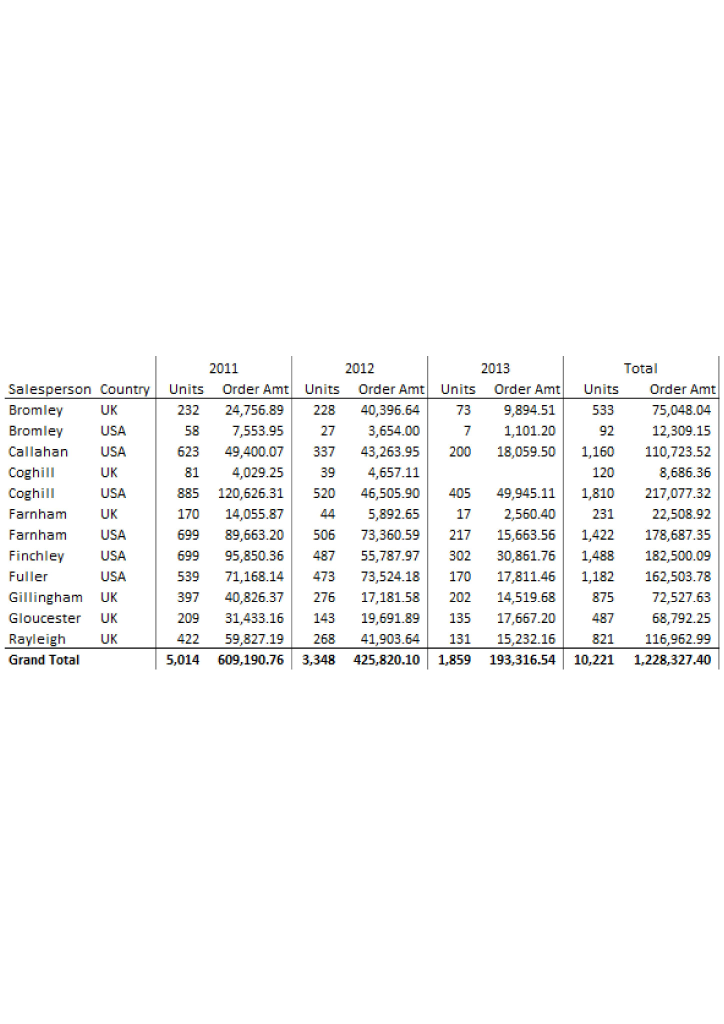
#> input picture image-orc/Page_1.jpg, 2893 x 4094 px (shown at 1/4 size)
$ jupyter execute --allow-errors Table-ocr.ipynb   (shell and % lines are left out)
#> lines starting #> are read from the running program, lines starting #| are printed output that depends on the picture; after the words box and inside, x2 and y2 are one past the last pixel; in counts of white or black regions, pixels touching at a corner belong together
[cell 1]
from PIL import Image

import pytesseract

pytesseract.pytesseract.tesseract_cmd =r'D:\Jupyter Notebooks\All Notebooks\tesseract-ocr.exe'
pytesseract.pytesseract.tesseract_cmd=r'C:\Program Files\Tesseract-OCR\tesseract.exe'

#> (a cell that did not finish here is left out)

#> (a cell that did not finish here is left out)

#> (a cell that did not finish here is left out)

#> (a cell that did not finish here is left out)

#> (a cell that did not finish here is left out)

#> (a cell that did not finish here is left out)

#> (a cell that did not finish here is left out)

#> (a cell that did not finish here is left out)

[cell 10]
mydata=[]
#> (the rest of this cell did not finish here and is left out)

[cell 11]
print(mydata)

#> (a cell that did not finish here is left out)

#> (a cell that did not finish here is left out)

[cell 14]
import cv2
import numpy as np
import pandas as pd
import matplotlib.pyplot as plt
import csv

try:
    from PIL import Image
except ImportError:
    import Image
import pytesseract

#read your file
file=r'Page_1.jpg'
img = cv2.imread(file,0)
img.shape

#thresholding the image to a binary image
thresh,img_bin = cv2.threshold(img,128,255,cv2.THRESH_BINARY | cv2.THRESH_OTSU)
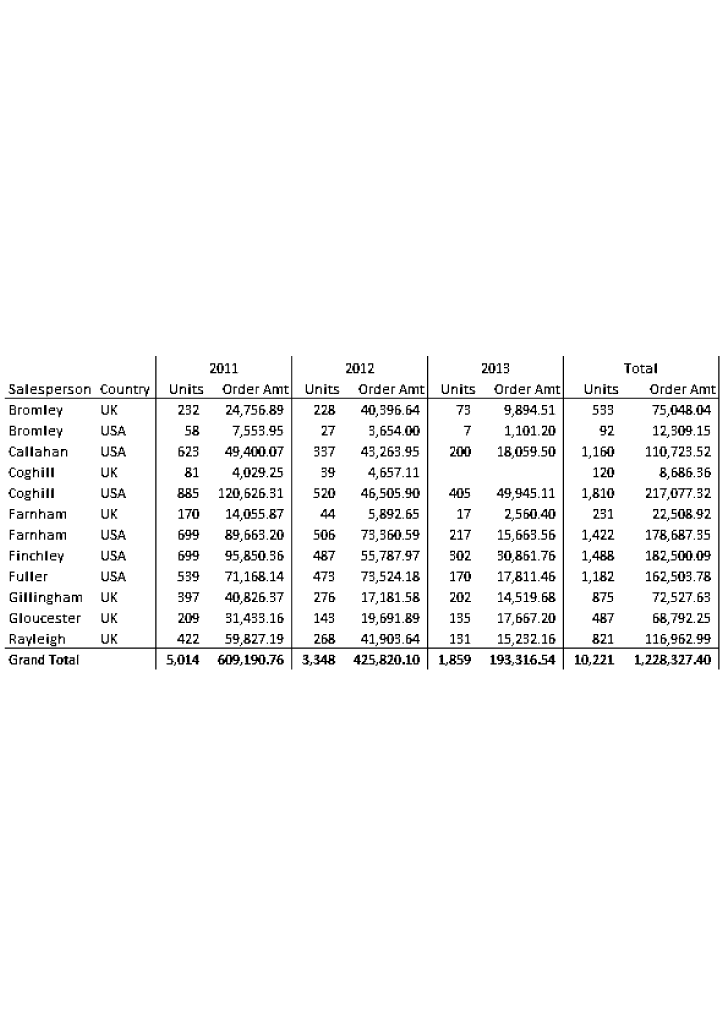
#> img_bin: shape (4094, 2893) (shown at 1/4 size); 96.7% white; 1964 black regions (1171 under 20 px), largest, box (x1, y1, x2, y2) and area: (19, 1424, 2878, 2678) 55611, (871, 2619, 959, 2658) 1897, (1253, 2619, 1341, 2658) 1775
#> thresh = 160

#inverting the image
img_bin = 255-img_bin
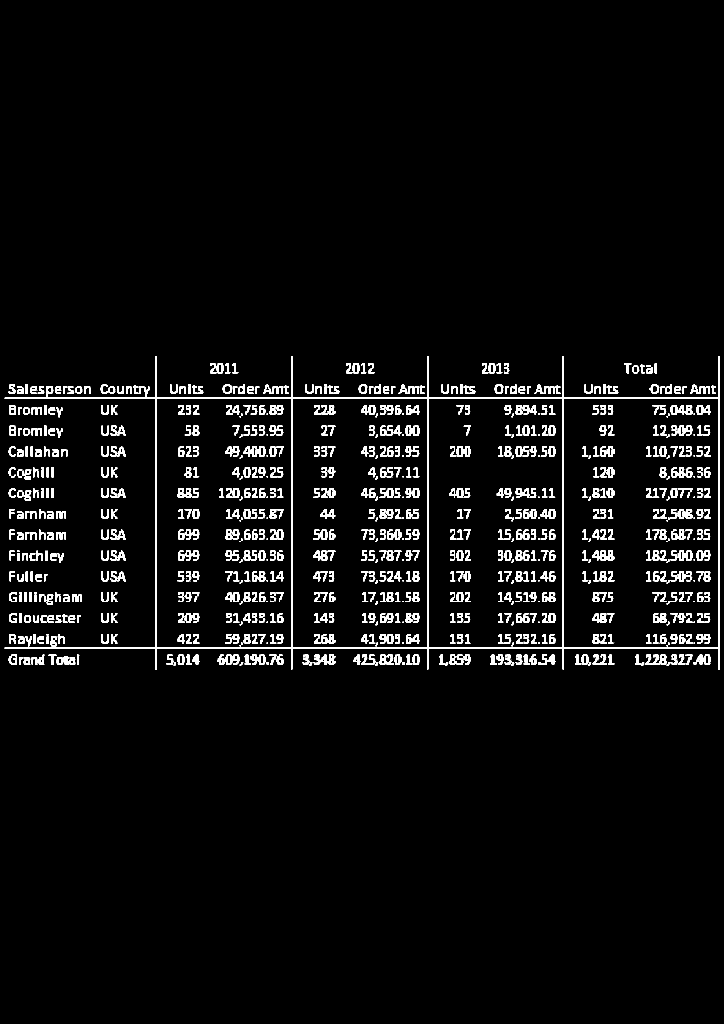
#> img_bin: shape (4094, 2893) (shown at 1/4 size); 3.3% white; 1964 white regions (1171 under 20 px), largest, box (x1, y1, x2, y2) and area: (19, 1424, 2878, 2678) 55611, (871, 2619, 959, 2658) 1897, (1253, 2619, 1341, 2658) 1775
cv2.imwrite('cv_inverted.png',img_bin)
#Plotting the image to see the output
plotting = plt.imshow(img_bin,cmap='gray')
plt.show()

# countcol(width) of kernel as 100th of total width
kernel_len = np.array(img).shape[1]//100
# Defining a vertical kernel to detect all vertical lines of image
ver_kernel = cv2.getStructuringElement(cv2.MORPH_RECT, (1, kernel_len))
# Defining a horizontal kernel to detect all horizontal lines of image
hor_kernel = cv2.getStructuringElement(cv2.MORPH_RECT, (kernel_len, 1))
# A kernel of 2x2
kernel = cv2.getStructuringElement(cv2.MORPH_RECT, (2, 2))

#Use vertical kernel to detect and save the vertical lines in a jpg
image_1 = cv2.erode(img_bin, ver_kernel, iterations=3)
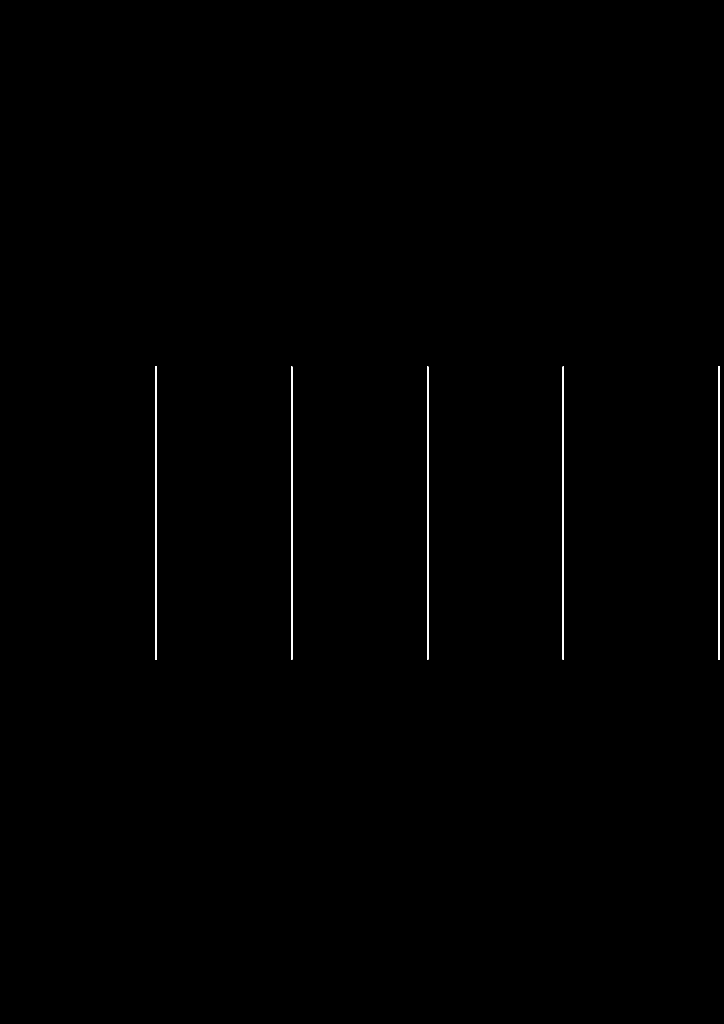
#> image_1: shape (4094, 2893) (shown at 1/4 size); 0.24% white; 5 white regions, box (x1, y1, x2, y2) and area: (621, 1466, 626, 2639) 5865, (1708, 1466, 1713, 2639) 5865, (2251, 1466, 2256, 2639) 5865, (2873, 1466, 2878, 2639) 5865, (1165, 1466, 1169, 2639) 4692
vertical_lines = cv2.dilate(image_1, ver_kernel, iterations=3)
#> vertical_lines: shape (4094, 2893); 0.25% white; 5 white regions, box (x1, y1, x2, y2) and area: (621, 1427, 626, 2681) 6270, (1708, 1427, 1713, 2681) 6270, (2251, 1427, 2256, 2681) 6270, (2873, 1427, 2878, 2681) 6270, (1165, 1427, 1169, 2681) 5016
cv2.imwrite("vertical.jpg",vertical_lines)
#Plot the generated image
plotting = plt.imshow(image_1,cmap='gray')
plt.show()

#Use horizontal kernel to detect and save the horizontal lines in a jpg
image_2 = cv2.erode(img_bin, hor_kernel, iterations=3)
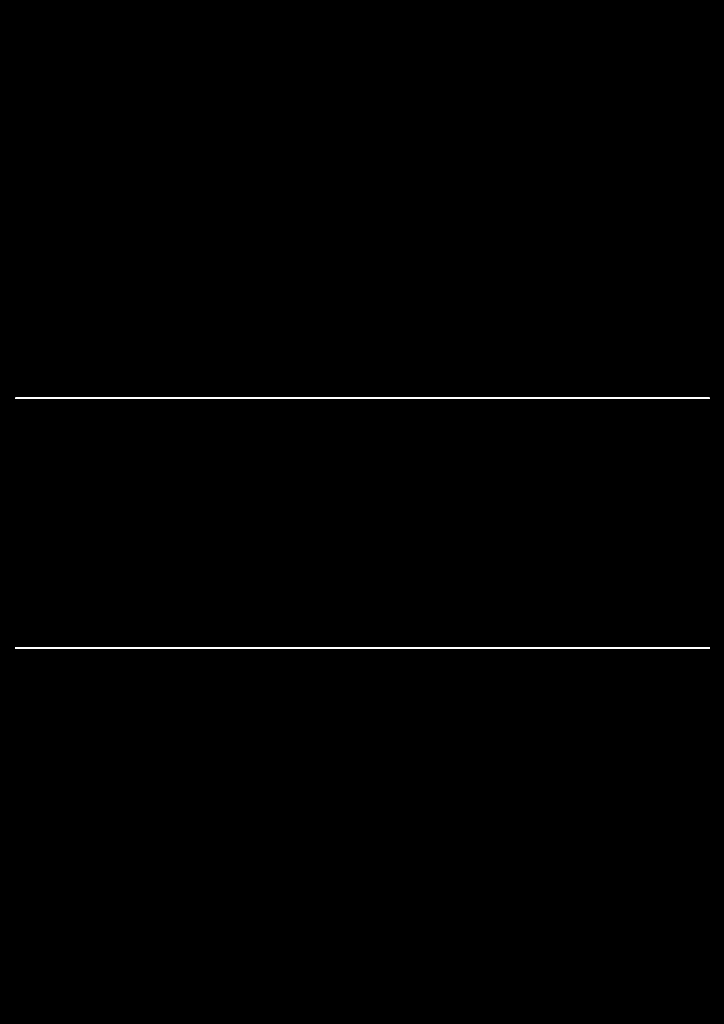
#> image_2: shape (4094, 2893) (shown at 1/4 size); 0.21% white; 2 white regions, box (x1, y1, x2, y2) and area: (61, 2590, 2839, 2595) 13890, (61, 1591, 2839, 1595) 11112
horizontal_lines = cv2.dilate(image_2, hor_kernel, iterations=3)
#> horizontal_lines: shape (4094, 2893); 0.22% white; 2 white regions, box (x1, y1, x2, y2) and area: (22, 2590, 2881, 2595) 14295, (22, 1591, 2881, 1595) 11436
cv2.imwrite("horizontal.jpg",horizontal_lines)
#Plot the generated image
plotting = plt.imshow(image_2,cmap='gray')
plt.show()

# Combine horizontal and vertical lines in a new third image, with both having same weight.
img_vh = cv2.addWeighted(vertical_lines, 0.5, horizontal_lines, 0.5, 0.0)
#Eroding and thesholding the image
img_vh = cv2.erode(~img_vh, kernel, iterations=2)
thresh, img_vh = cv2.threshold(img_vh,128,255, cv2.THRESH_BINARY | cv2.THRESH_OTSU)
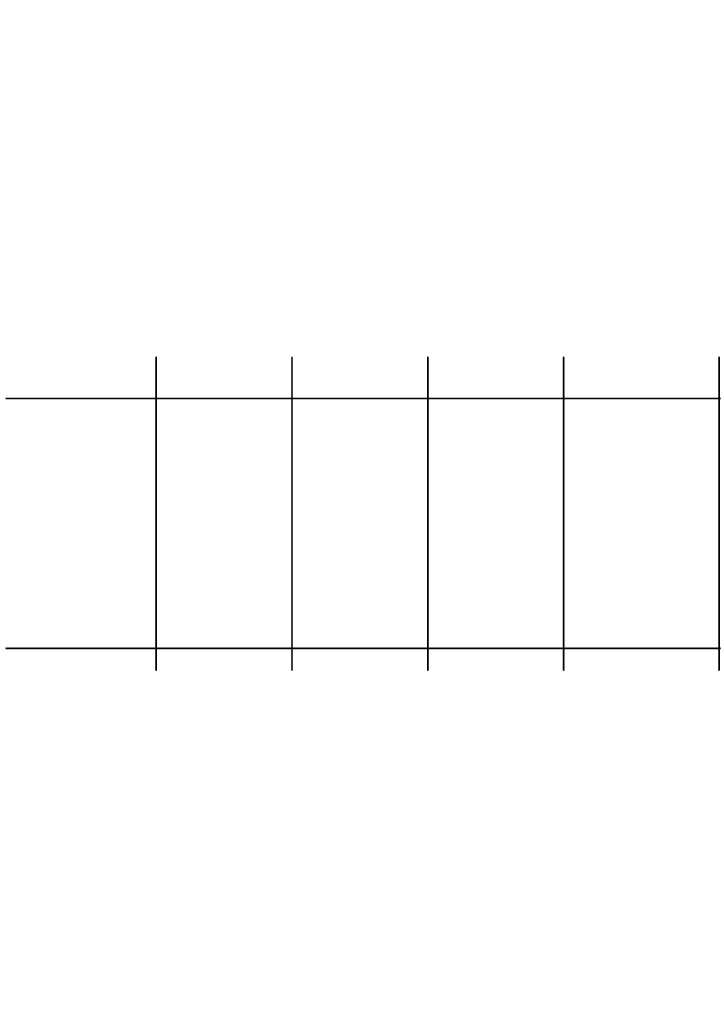
#> img_vh: shape (4094, 2893) (shown at 1/4 size); 99.3% white; 1 black region
#> thresh = 127
cv2.imwrite("img_vh.jpg", img_vh)
bitxor = cv2.bitwise_xor(img,img_vh)
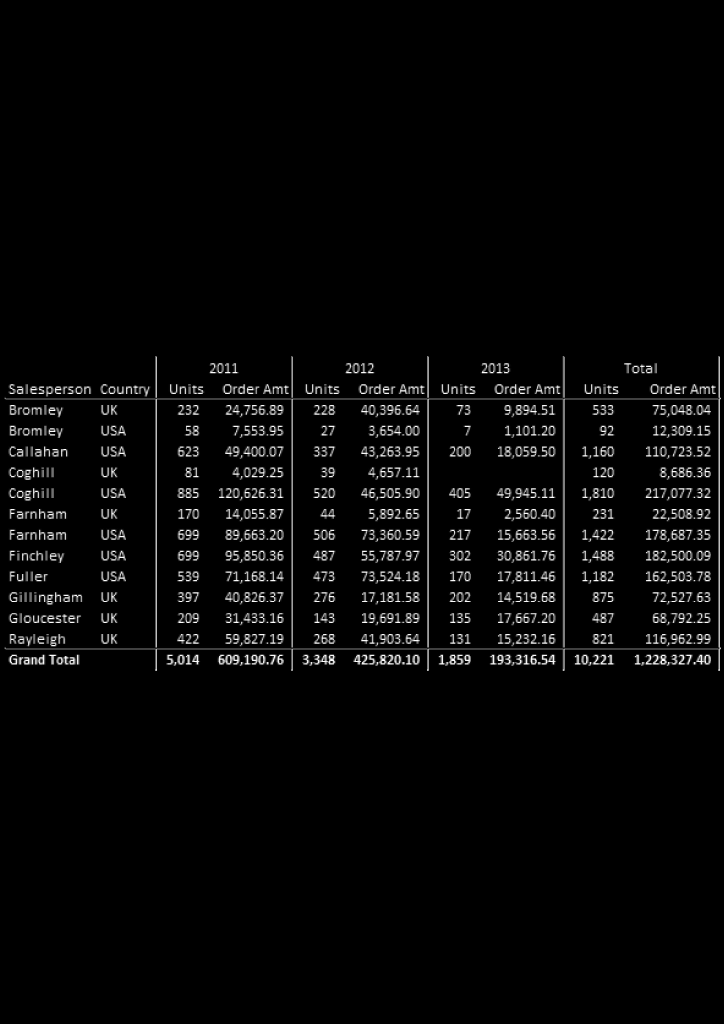
#> bitxor: shape (4094, 2893) (shown at 1/4 size); min 0, max 255, mean 6.9
bitnot = cv2.bitwise_not(bitxor)
#Plotting the generated image
plotting = plt.imshow(bitnot,cmap='gray')
plt.show()

# Detect contours for following box detection
contours, hierarchy = cv2.findContours(img_vh, cv2.RETR_TREE, cv2.CHAIN_APPROX_SIMPLE)
#> contours = 6 contours; box (x1, y1, x2, y2) and area: (0, 0, 2893, 4094) 11836956, (21, 1426, 2884, 2684) 2294586, (2258, 1597, 2873, 2590) 609088, (1171, 1597, 1708, 2590) 531712, (628, 1597, 1165, 2590) 531712, (1715, 1597, 2251, 2590) 530720

def sort_contours(cnts, method="left-to-right"):
    # initialize the reverse flag and sort index
#> called with method = 'top-to-bottom'
    reverse = False
    i = 0
    # handle if we need to sort in reverse
    if method == "right-to-left" or method == "bottom-to-top":
        reverse = True
    # handle if we are sorting against the y-coordinate rather than
    # the x-coordinate of the bounding box
    if method == "top-to-bottom" or method == "bottom-to-top":
        i = 1
    # construct the list of bounding boxes and sort them from top to
    # bottom
    boundingBoxes = [cv2.boundingRect(c) for c in cnts]
#> boundingBoxes = [(0, 0, 2893, 4094), (21, 1426, 2863, 1258), (2258, 1597, 615, 993), (1715, 1597, 536, 993), (1171, 1597, 537, 993), (628, 1597, 537, 993)]
    (cnts, boundingBoxes) = zip(*sorted(zip(cnts, boundingBoxes),
    key=lambda b:b[1][i], reverse=reverse))
#> cnts has the same summary as contours outside sort_contours; boundingBoxes = ((0, 0, 2893, 4094), (21, 1426, 2863, 1258), (2258, 1597, 615, 993), (1715, 1597, 536, 993), (1171, 1597, 537, 993), (628, 1597, 537, 993))
    # return the list of sorted contours and bounding boxes
    return (cnts, boundingBoxes)

# Sort all the contours by top to bottom.
contours, boundingBoxes = sort_contours(contours, method="top-to-bottom")

#Creating a list of heights for all detected boxes
heights = [boundingBoxes[i][3] for i in range(len(boundingBoxes))]
#> heights = [4094, 1258, 993, 993, 993, 993]

#Get mean of heights
mean = np.mean(heights)
#> mean = 1554

#Create list box to store all boxes in
box = []
# Get position (x,y), width and height for every contour and show the contour on image
for c in contours:
    x, y, w, h = cv2.boundingRect(c)
    if (w<1000 and h<500):
        image = cv2.rectangle(img,(x,y),(x+w,y+h),(0,255,0),2)
        box.append([x,y,w,h])
#> this loop made 6 passes
#> (c, x, y, w, h) on passes 1, 3, 4, 5, 6: ([[0, 0], [0, 4093], [2892, 4093], [2892, 0]], 0, 0, 2893, 4094), ([[2258, 1597], [2258, 2589], [2872, 2589], [2872, 1597]], 2258, 1597, 615, 993), ([[1715, 1597], [1715, 2589], [2250, 2589], [2250, 1597]], 1715, 1597, 536, 993), ([[1171, 1597], [1171, 2589], [1707, 2589], [1707, 1597]], 1171, 1597, 537, 993), ([[628, 1597], [628, 2589], [1164, 2589], [1164, 1597]], 628, 1597, 537, 993)
#> after the loop, box = []

#> (the rest of this cell did not finish here and is left out)

[cell 15]
#Creating two lists to define row and column in which cell is located
row=[]
column=[]
j=0

#Sorting the boxes to their respective row and column
for i in range(len(box)):

    if(i==0):
        column.append(box[i])
        previous=box[i]

    else:
        if(box[i][1]<=previous[1]+mean/2):
            column.append(box[i])
            previous=box[i]

            if(i==len(box)-1):
                row.append(column)

        else:
            row.append(column)
            column=[]
            previous = box[i]
            column.append(box[i])
#> this loop made 0 passes
#> after the loop, row = []

print(column)
print(row)

[cell 16]
from PIL import Image, ImageOps
import subprocess, sys, os, glob

# minimum run of adjacent pixels to call something a line
H_THRESH = 300
V_THRESH = 300

# [120 lines left out: functions get_hlines, get_vlines, get_cols, get_rows, get_cells, ocr_cell and 1 more, not called in this run]

def split_pdf(filename):
    """Split PDF into PNG pages, return filenames"""
#> called with filename = '1.pdf'
    prefix = filename[:-4]
    cmd = "convert -density 600 %s working/%s-%%d.png" % (filename, prefix)
    subprocess.call([cmd], shell=True)
#> (this line was passed over: subprocess is not available in this run)
    return [f for f in glob.glob(os.path.join('working', '%s*' % prefix))]

def extract_pdf(filename):
    """Extract table data from pdf"""
    pngfiles = split_pdf(filename)
#> pngfiles = []
    print(pngfiles)
    sys.stderr.write("Pages: %d\n" % len(pngfiles))
    # extract table data from each page
    data = []
    for pngfile in pngfiles:
        pngdata = get_image_data(pngfile)
        for d in pngdata:
            data.append(d)
        # remove temp files for this page
        os.system("rm working/*.tif")
        os.system("rm working/*.txt")
    # remove split pages
    os.system("rm working/*")
    return data

if __name__ == '__main__':

    filename = "1.pdf"
    data = extract_pdf(filename)
    print(data)
    for row in data:
        print("\t".join(row))
